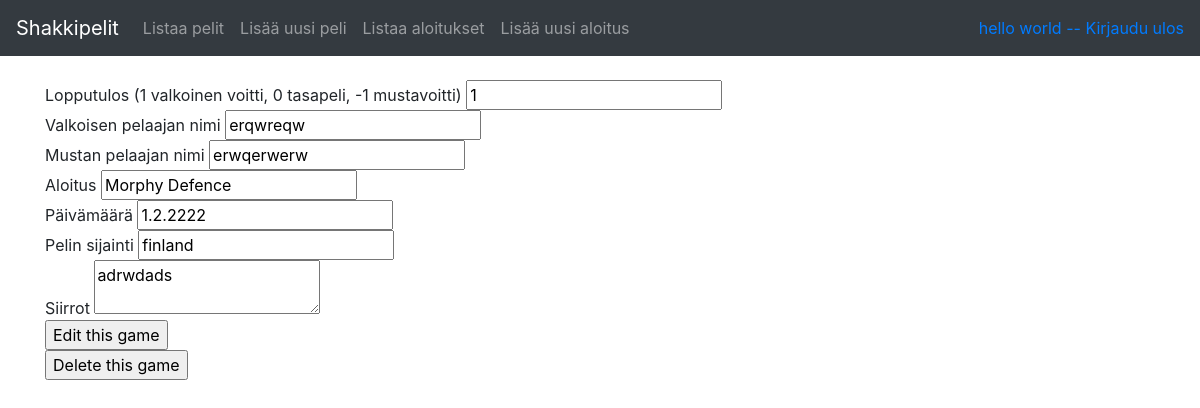
The page /games/1/edit (signed in) on the database as committed earlier.
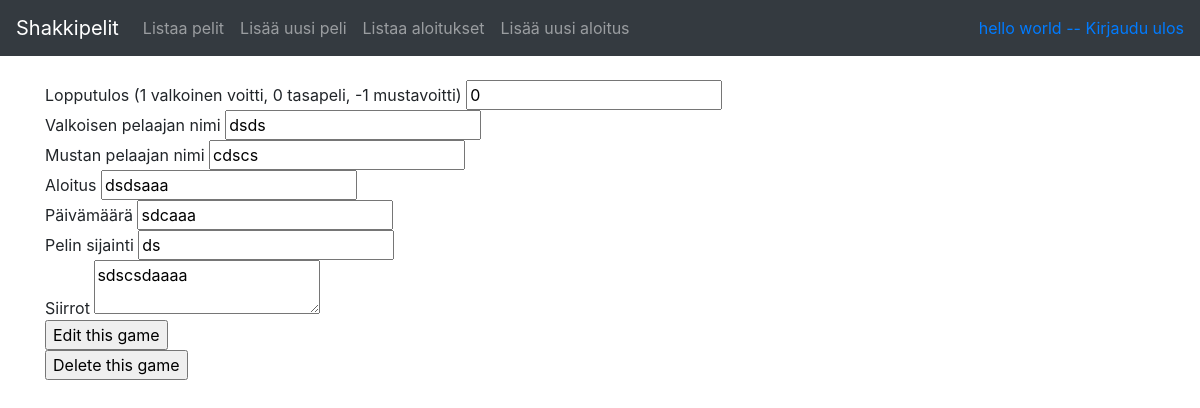
The same page on the database as committed later.
### app/games/models.py (models this page shows, shortened)
class Game(db.Model):
    id = db.Column(db.Integer, primary_key=True)
    date_created = db.Column(db.DateTime, default=db.func.current_timestamp())
    date_modified = db.Column(db.DateTime, default=db.func.current_timestamp(),
    onupdate=db.func.current_timestamp())
    white_player = db.Column(db.String(144), nullable=False)
    black_player = db.Column(db.String(144), nullable=False)
    game_date = db.Column(db.String(144), nullable=False)
    game_location = db.Column(db.String(144), nullable=True)
    result = db.Column(db.Integer, nullable=True) # 1 for white, 0 for draw, -1 for black
    opening = db.Column(db.String(144), nullable=True)
    moves = db.Column(db.String(1000), nullable=True)
    account_id = db.Column(db.Integer, db.ForeignKey('account.id'), nullable=False)

### app/games/views.py (the view)
@app.route("/games/<game_id>/edit", methods=["GET"])
@login_required
def game_edit_view(game_id):
    return render_template("games/edit.html", game = Game.query.get(game_id))

### app/__init__.py (called while the page is built)
@login_manager.user_loader
def load_user(user_id):
    return User.query.get(user_id)

### app/templates/games/edit.html
{% extends "layout.html" %}
{% block body %}
<div>
  <form method="POST" action="{{ url_for('game_edit', game_id=game.id) }}" id="form1">
    <span>Lopputulos (1 valkoinen voitti, 0 tasapeli, -1 mustavoitti)</span>
    <input type="text" name="result" value="{{ game.result }}"/><br/>
    <span>Valkoisen pelaajan nimi</span>
    <input name="whitePlayer" value="{{ game.white_player }}"/><br/>
    <span>Mustan pelaajan nimi</span>
    <input name="blackPlayer" value="{{ game.black_player }}"/><br/>
    <span>Aloitus</span>
    <input type="text" name="opening" value="{{ game.opening }}"/><br/>
    <span>Päivämäärä</span>
    <input type="text" name="game_date" value="{{ game.game_date }}"/><br/>
    <span>Pelin sijainti</span>
    <input type="text" name="game_location" value="{{ game.game_location }}"/><br/>
    <span>Siirrot</span>
    <textarea type="text" name="moves">{{ game.moves }}</textarea><br/>
    <input type="submit" value="Edit this game" form="form1"/>
  </form>
</div>
<div>
  <form method="POST" action="{{ url_for('game_delete', game_id=game.id) }}" id="form2">
    <input type="submit" value="Delete this game" form="form2"/>
  </form>
</div>
{% endblock %}

Rows that differ between the two databases and show on the page:
changed Game: result "1" → "0"; whitePlayer "erqwreqw" → "dsds"; blackPlayer "erwqerwerw" → "cdscs"; opening "Morphy Defence" → "dsdsaaa"; game_date "1.2.2222" → "sdcaaa"; game_location "finland" → "ds"; moves "adrwdads" → "sdscsdaaaa"
